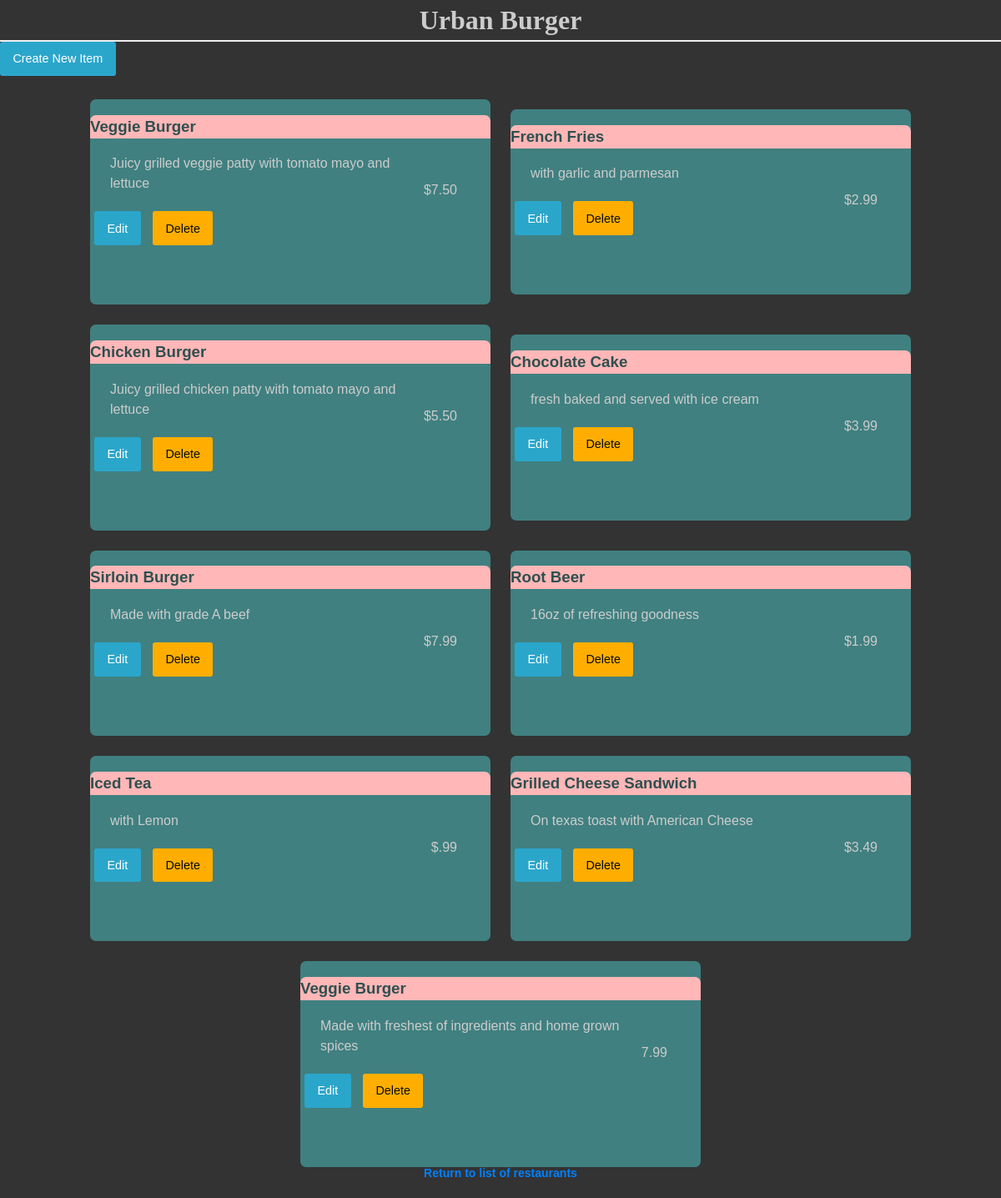
Page /restaurants/1/menu on the committed database.
### database_setup.py (models this page shows, shortened)
class Restaurant(Base):
    __tablename__ = 'restaurant'
    id = Column(Integer, primary_key=True)
    name = Column(String(250), nullable=False)

class MenuItem(Base):
    __tablename__ = 'menu_item'
    name = Column(String(80), nullable=False)
    id = Column(Integer, primary_key=True)
    description = Column(String(250))
    price = Column(String(8))
    course = Column(String(250))
    restaurant_id = Column(Integer, ForeignKey('restaurant.id'))
    restaurant = relationship(Restaurant)

### restaurantsProject.py (the view)
@app.route('/restaurants/<int:restaurant_id>/menu')
def restaurantMenu(restaurant_id):
    restaurant = session.query(Restaurant).filter_by(id=restaurant_id).one()
    items = session.query(MenuItem).filter_by(restaurant_id=restaurant_id)
    return render_template(
        'menu.html', restaurant=restaurant, items=items, restaurant_id=restaurant_id)

### templates/menu.html (shortened to what this page needs)
<html>
<head>
    <link rel=stylesheet type=text/css href="{{ url_for('static', filename='styles.css') }}">
</head>
<body>
    <div>
        <div class='header'>
            <h1>{{ restaurant.name }}</h1>
        </div>
        <a href="{{url_for('newMenuItem', restaurant_id = restaurant.id) }}" class="button">Create New Item</a>
        <div class='cards'>
            {% for i in items %}
            <section class="card">
                <header>
                    <h3>{{i.name}}</h3>
                </header>
                <ul>
                    <li>
                        <span class='price'>
                            <p>{{i.price}} </p>
                        </span>
                    </li>
                    <li>
                        <p>{{i.description}}</p>
                    </li>
                </ul>
                <button>
                    <a href="{{url_for('editMenuItem',restaurant_id = restaurant.id, menu_id=i.id)}}" class="button">Edit</a>
                </button>
                <button>
                    <a href="{{url_for('deleteMenuItem', restaurant_id = restaurant.id, menu_id=i.id)}}" class="button warning">Delete</a>
                </button>
            </section>
            {% endfor %}
        </div>
    </div>
    <div class="footer">
        <h3>
            <a href="{{url_for('restaurantsIndex')}}"> Return to list of restaurants </a>
        </h3>
    </div>
</body>
</html>

### static/styles.css (style rules this page uses)
html { font-family: sans-serif; line-height: 1.15; -ms-text-size-adjust: 100%; -webkit-text-size-adjust: 100%; }
body { margin: 0; padding: 0; background: #fefefe; font-family: "Helvetica Neue", Helvetica, Roboto, Arial, sans-serif; font-weight: normal; line-height: 1.5; color: #0a0a0a; -webkit-font-smoothing: antialiased; -moz-osx-font-smoothing: grayscale; font-family: sans-serif; background-color: #333333; color: #cccccc; padding-bottom: 25px; }
a { background-color: transparent; -webkit-text-decoration-skip: objects; }
button, input, optgroup, select, textarea { font-family: sans-serif; font-size: 100%; line-height: 1.15; margin: 0; }
button, select { text-transform: none; }
button, html [type="button"], [type="reset"], [type="submit"] { -webkit-appearance: button; }
button { padding: 0; -webkit-appearance: none; -moz-appearance: none; appearance: none; border: 0; border-radius: 3px; background: transparent; line-height: 1; cursor: auto; }
button, input, optgroup, select, textarea { font-family: inherit; }
.button { display: inline-block; vertical-align: middle; margin: 0 0 1rem 0; font-family: inherit; padding: 0.85em 1em; -webkit-appearance: none; border: 1px solid transparent; border-radius: 3px; transition: background-color 0.25s ease-out, color 0.25s ease-out; font-size: 0.9rem; line-height: 1; text-align: center; cursor: pointer; background-color: #2ba6cb; color: #fefefe; }
.button.warning { background-color: #ffae00; color: #0a0a0a; }
h1, h2 { font-family: 'Georgia', serif; margin: 0; }
h1 { border-bottom: 2px solid #eee; }
p { color: #CCCCCC; }
a { text-decoration: none; color: #0080ff; font-size: .75em; }
.header { left: 25%; text-align: center; }
.price { text-align: right; float: right; padding: 1rem; }
.footer { display: inline-block; position: fixed; left: 0; bottom: 0; width: 100%; color: white; text-align: center; }
.cards { display: flex; flex-wrap: wrap; justify-content: center; align-items: center; }
.card { flex: 0 0 40%; }
* { box-sizing: border-box; }
body { margin: 0 }
.cards { min-height: 100vh; }
.card { margin: 12px; background: #408080; border-radius: 7px; padding: 0 0 50px 0 }
.card>header { background: #ffb7b7; height: 5%; border-radius: 7px 7px 0 0; color: darkslategray }
.card>ul { list-style: none; padding: 0; }
.card>ul li { width: 90%; margin: 10px auto; }
.card button { font-size: 24; margin: 5px; }

### rows in the picture
Restaurant: name "Urban Burger"
MenuItem: name "Veggie Burger", price "$7.50", description "Juicy grilled veggie patty with tomato mayo and lettuce"
MenuItem: name "French Fries", price "$2.99", description "with garlic and parmesan"
MenuItem: name "Chicken Burger", price "$5.50", description "Juicy grilled chicken patty with tomato mayo and lettuce"
MenuItem: name "Chocolate Cake", price "$3.99", description "fresh baked and served with ice cream"
MenuItem: name "Sirloin Burger", price "$7.99", description "Made with grade A beef"
MenuItem: name "Root Beer", price "$1.99", description "16oz of refreshing goodness"
MenuItem: name "Iced Tea", price "$.99", description "with Lemon"
MenuItem: name "Grilled Cheese Sandwich", price "$3.49", description "On texas toast with American Cheese"
MenuItem: name "Veggie Burger", price "7.99", description "Made with freshest of ingredients and home grown spices"
